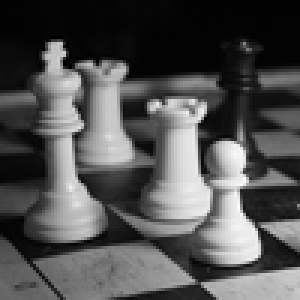
#> input picture img.png, 100 x 100 px (shown 3 times larger)
$ python convolution.py
#> lines starting #> are read from the running program, lines starting #| are printed output that depends on the picture
import numpy as np
from scipy import ndimage
import matplotlib.pyplot as plt
import matplotlib.image as mpimg

def myconvolve(img, kernel, cval=0):
    """
    This function performs convolution of an (single-channel) image and kernel.
    The original image is padded with constant value (cval)


    :img:       Single channel image with which the kernel will be convolved    (np array NxN)
    :kernel:    Kernel to convolve with the image                               (np array 3x3)
    :cval:      Constant value that will be padded around the original single channel
                image to avoid OutOfBounds exception, 0 by default              (int)

    :returns:   Convolved image with stripped padding (same size as input image)
    """
    ret = np.zeros(img.shape, dtype=img.dtype)
    img = np.pad(img, (1,1), constant_values=(cval))    #padding the outside of image with cval
    rowids = [-1,-1,-1,0,0,0,1,1,1]                     #indices for going through kernel left to right,
    colids = [-1,0,1,-1,0,1,-1,0,1]                     #top to bottom
    for r in range(1,img.shape[0]-1):                   #row by row, except topmost and bottommost
        for c in range(1,img.shape[1]-1):               #column by column, except leftmost and rightmost
            for i,j in zip(rowids, colids):             #go through the whole kernel
                ret[r-1, c-1] += img[r-i, c-j]*kernel[1+i, 1+j]     #convolution operation as descriped in wiki
    return ret

def applyFilter(filename, kernel, title=""):
    """
    Wrapper for 'myconvolve' function which loads the image by filename and applies said filter (kernel) to it
    This function applies the filter to each channel separately
    If the image has 4 channels, the last one is ignored, as it most likely is alpha channel


    :filename:      Filename of the image we wish to apply a filter to  (string)
    :kernel:        3x3 filter which will be applied to the image       (np.array, shape 3,3)
    :title:         The title of the figure                             (string)

    :returns:       The image with applied filter
    """
#> called with filename = 'img.png', kernel = array of shape (3, 3), title = 'Edge Detection 1'
    assert kernel.shape == (3,3)    #only 3x3 kernel supported
    img = mpimg.imread(filename)    #read image from file
#> img is the input picture: shape (100, 100, 4) float32; mean R, G, B, A 0.319, 0.319, 0.319, 1
    img = img.copy()                #original image is read only
    f , ax = plt.subplots(1, 3)     #There will be 3 images in the final figure to see side by side
    f.suptitle(title)
    numchannels = 1 if len(img.shape) == 2 else img.shape[2]
#> numchannels = 4
    if(numchannels == 4):
        #if there are 4 channels, ignore the last one, as it most likely is alphachannel
        img = img[:, :, 0:3]
#> img: shape (100, 100, 3) float32
        numchannels = 3
    if(np.min(img) >= 0.0 and np.max(img) <= 1.0):
        #convert float-type image to integer type image
        img = img*255.0
    img = img.astype(np.int16)
    channels = np.zeros(img.shape, dtype=np.int16)      #output array for my convolution
    scchannels = np.zeros(img.shape, dtype=np.int16)    #output array for scipy convolution
    for i in range(numchannels):        #Apply filter to all channels separately
        if(numchannels == 1):
            newimg = myconvolve(img, kernel)                            #my convolution
            newimg2 = ndimage.convolve(img, kernel, mode='constant')    #scipy for comparrison
            channels = newimg       #as we have only 1 channel, it is the whole final image
            scchannels = newimg2
        else:
            newimg = myconvolve(img[:, :, i], kernel)
            channels[:, :, i] = newimg      #add channel with applied filter to output image
            newimg2 = ndimage.convolve(img[:, :, i], kernel, mode='constant')
            scchannels[:, :, i] = newimg2
#> this loop made 3 passes
#> pass 1, in myconvolve, `img = np.pad(img, (1,1), constant_values=(cval))`:
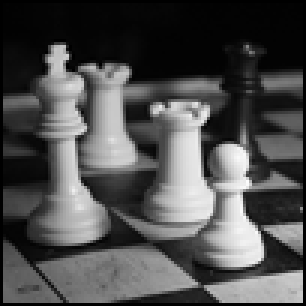
#> img: shape (102, 102) int16 (shown 3 times larger); min 0, max 252, mean 78.1
#> pass 1, in applyFilter, `newimg = myconvolve(img[:, :, i], kernel)`:
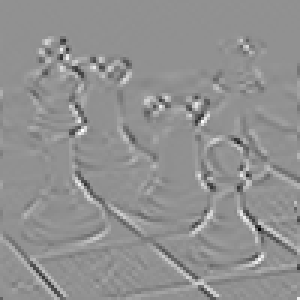
#> newimg: shape (100, 100) int16 (shown 3 times larger); min -309, max 233, mean 0; drawn with min black and max white
    newimg = channels
    newimg2 = scchannels
    #setup figure and plots
    ax[0].imshow(img)
    ax[0].set_title("Original")
    ax[1].imshow(newimg)
    ax[1].set_title("My convolution")
    ax[2].imshow(newimg2)
    ax[2].set_title("Scipy convolution")
    plt.show()
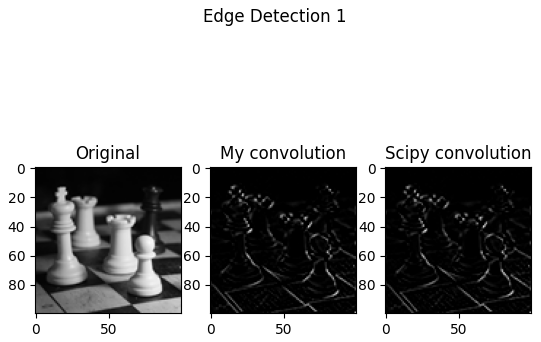
#> figure drawn by matplotlib, 3 panels
    return newimg


if __name__ == "__main__":
    filename = "img.png"
    identity = np.array([0,0,0,0,1,0,0,0,0]).reshape(3,3)
    sharpen = np.array([0,-1,0,-1,5,-1,0,-1,0]).reshape(3,3)
    edge1 = np.array([1,0,-1,0,0,0,-1,0,1]).reshape(3,3)
    edge2 = np.array([1,0,-1,0,4,0,-1,0,1]).reshape(3,3)
    edge3 = np.array([-1,-1,-1,-1,8,-1,-1,-1,-1]).reshape(3,3)
    #applyFilter(filename, identity, "Identity")
    #applyFilter(filename, sharpen, "Sharpen")
    applyFilter(filename, edge1, "Edge Detection 1")
    #applyFilter(filename, edge2, "Edge Detection 2")
    #applyFilter(filename, edge3, "Edge Detection 3")
